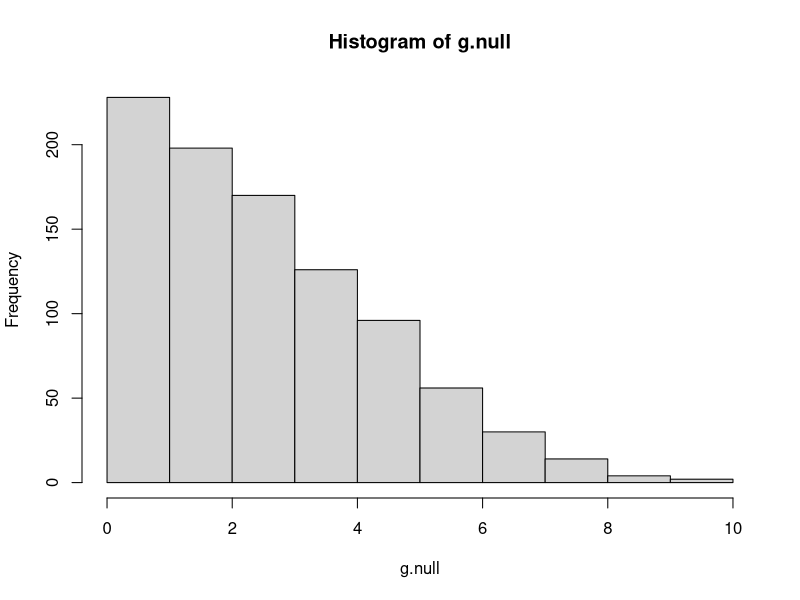

This chart was generated by the following R code:
## This program is just a sample of randomization test
#-> The idea is to use sample to use "choose" to get all the 
#   combination of observation and check how many proportion
#   of result is bigger or equal to the observation result.

# The data we use
y <- c(26.9,11.4,26.6,23.7,25.3,28.5,14.2,17.9,16.5,21.1,24.3,19.6) #wheat yields
x <- c("B","A","B","A","B","B","B","A","A","A","B","A")             #fertilizer assignment

#g.obs is the observed test statistic
g.obs <- abs(mean(y[x=="B"])-mean(y[x=="A"])) 
g.obs

# randomizaiton test
n.combs <- choose(12,6)           # find out how many possible situation we have
all.combinations <- combn(12,6)   # get all the combination
g.null <- numeric(n.combs)        # create a list to store the result

for(i in 1:n.combs){
  A.indices <- all.combinations[,i]
  # the difference between two group
  g.null[i] <- abs(mean(y[A.indices])-mean(y[-A.indices]))
}
# get p value
mean(g.null>=g.obs)  # the ans is bigger than 0.05, so we fail to reject H0
                     # if our confidence level is 95%
hist(g.null)